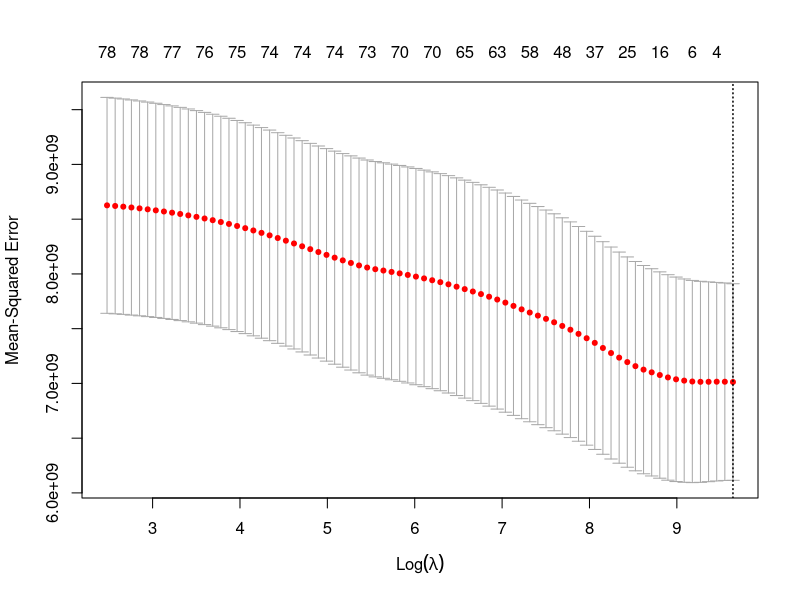

R code for this plot: (Note: this script raises an error after producing the figure.)
setwd(dirname(rstudioapi::getActiveDocumentContext()$path))
library(glmnet)

housingDF <- read.csv("clean_house.csv")
x <- model.matrix(SalePrice ~ ., data = housingDF)[,-1]
y <- housingDF$SalePrice

#train/test
train <- sample(1:nrow(x), nrow(x)/2)
test <- (-train)
y.train <- y[train]
y.test <- y[test]

#find best alpha - 0.5
alphalist<-seq(0,1,by=0.1)
elasticnet<-lapply(alphalist, function(a){cv.glmnet(x[train, ], y.train, alpha=a)})
for (i in 1:11) {print(min(elasticnet[[i]]$cvm))}


#grid.lambda <- 10^seq(10, -2, length = 100)

cv.out <- cv.glmnet(x[train, ], y.train, alpha = 0.5)

plot(cv.out)
best.lambda <- cv.out$lambda.min
best.lambda

#best lambda = 5838.57

EN.pred <- predict(EN.model.train, s = best.lambda, newx = x[test,])
mspe.EN <- mean((EN.pred - y.test)^2)
mspe.EN

#CV loop across diff test/train k-fold?

finalmodel <- glmnet(x,y, alpha = 0.5, lambda = best.lambda)
